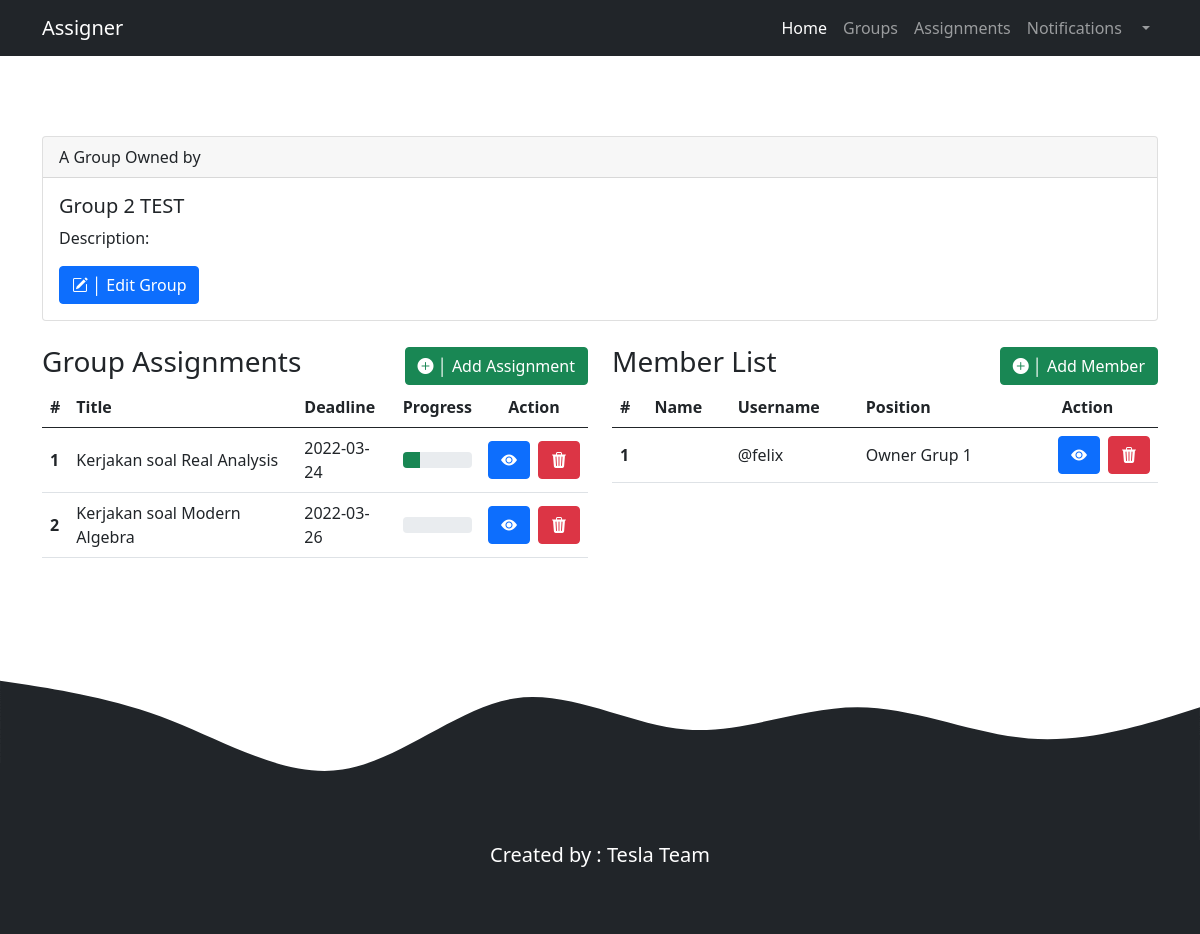
The app's page /group/group.php?groupid=3 (signed in) with its own data.
### tables this page shows
CREATE TABLE `groups` (
  `groupID` int(12) NOT NULL,
  `groupOwner` int(12) NOT NULL,
  `groupName` varchar(255) NOT NULL,
  `groupDetail` varchar(255) NOT NULL
);

CREATE TABLE `assignments` (
  `assignmentID` int(12) NOT NULL,
  `groupID` int(11) NOT NULL,
  `assignmentTitle` varchar(255) NOT NULL,
  `assignmentDescription` varchar(255) NOT NULL,
  `assignmentCreated` date NOT NULL,
  `assignmentDeadline` date NOT NULL,
  `assignedTo` int(12) DEFAULT 0,
  `assignmentStatus` int(12) DEFAULT 0
);

CREATE TABLE `accounts_groups` (
  `accountID` int(12) NOT NULL,
  `groupID` int(12) NOT NULL,
  `positionID` int(12) DEFAULT 0
);

CREATE TABLE `accounts` (
  `accountID` int(12) NOT NULL,
  `username` varchar(255) NOT NULL,
  `password` varchar(255) NOT NULL,
  `firstname` varchar(255) DEFAULT NULL,
  `lastname` varchar(255) DEFAULT NULL
);

CREATE TABLE `positions` (
  `positionID` int(12) NOT NULL,
  `groupID` int(12) NOT NULL,
  `positionName` varchar(255) NOT NULL,
  `positionValue` int(12) NOT NULL
);

### functions.php (called while the page is built, shortened)
<?php
$connectionID = mysqli_connect("localhost","root","","seproject");
function Query($query){
    global $connectionID;
    $result = mysqli_query($connectionID, $query);
    $rows = [];
    while($row = mysqli_fetch_assoc($result)){
        $rows[] = $row;
    }
    return $rows;
}
function GetUserData($username){
    global $connectionID;
    $result = mysqli_query($connectionID, "SELECT * FROM accounts WHERE username = '$username'");
    $userdata = mysqli_fetch_assoc($result);
    return $userdata;
}
function GetMemberListByGroupID($gid) {
    $memberList = Query(
        "SELECT * FROM accounts_groups ag
        JOIN accounts ac
        ON ac.accountID = ag.accountID
        JOIN positions pos
        ON pos.positionID = ag.positionID
        WHERE ag.groupID = $gid
    ");
    return $memberList;
}
function IsGroupOwner($userid, $groupid){
    $posdata = Query(
        "SELECT *
        FROM positions pos
        JOIN accounts_groups ag
        ON ag.positionID = pos.positionID
        WHERE ag.accountID = $userid AND ag.groupID = $groupid");
    if($posdata[0]["positionValue"] == 1)
        return true;
    return false;
}
function GetGroupOwnerID($groupid){
    $result = Query("
        SELECT ag.accountID as `id` FROM accounts_groups ag
        JOIN positions pos
        ON ag.positionID = pos.positionID
        WHERE ag.groupID = $groupid AND pos.positionValue = 1;
    ");
    return $result[0]["id"];
}
function GetAssignmentListByGroupID($gid) {
    $assignments = Query(
        "SELECT
        *
        FROM assignments asg
        JOIN groups g
        ON g.groupID = asg.groupID
        WHERE asg.groupID = '$gid'");
    return $assignments;
}
function GetStatusNameByID($statusID){
    if($statusID == 0) return 0;
    if($statusID == 1) return 25;
    return NULL;
}

### group/group.php (the view, shortened to what this page needs)
<?php
    require_once "../functions.php";
    $username = $_SESSION["username"];
    $userdata = GetUserData($username);
    $groupid = $_GET["groupid"];
    $accountID = $userdata["accountID"];
    $rows = Query(
    "SELECT groupName, groupDetail, groupOwner
    FROM groups
    WHERE groupID = '$groupid'");
    $rows = $rows[0];
    $assignments = GetAssignmentListByGroupID($groupid);
    $memberList = GetMemberListByGroupID($groupid);
?>
<!doctype html>
<html lang="en">
<head>
    <link href="https://cdn.jsdelivr.net/npm/bootstrap@5.0.2/dist/css/bootstrap.min.css" rel="stylesheet"
>
    <link rel="stylesheet" href="https://cdn.jsdelivr.net/npm/bootstrap-icons@1.8.1/font/bootstrap-icons.css">
</head>
<body>
    <nav class="navbar sticky-top navbar-expand-lg navbar-dark bg-dark">
        <div class="container">
            <span class="navbar-brand mb-0 h1">Assigner</span>
            <div class="collapse navbar-collapse" id="navbarNav">
                <ul class="navbar-nav ms-auto">
                    <li class="nav-item">
                        <a class="nav-link active" aria-current="page" href="../index.php">Home</a>
                    </li>
                    <li class="nav-item">
                        <a class="nav-link" href="mygroup.php">Groups</a>
                    </li>
                    <li class="nav-item">
                        <a class="nav-link" href="#"> Assignments</a>
                    </li>
                    <li class="nav-item">
                        <a class="nav-link" href="#">Notifications</a>
                    </li>
                    <li class="nav-item dropdown">
                        <a class="nav-link dropdown-toggle" href="#" id="navbarDarkDropdownMenuLink" role="button"
                            data-bs-toggle="dropdown" aria-expanded="false">
                        </a>
                    </li>
                </ul>
            </div>
        </div>
    </nav>
    <div class="content">
        <div class="container">
            <div class="row mb-4">
                <div class="col">
                    <div class="card">
                        <div class="card-header">
                            <?= "A Group Owned by  " . GetUserFullName(GetGroupOwnerID($groupid)) ?>
                        </div>
                        <div class="card-body">
                            <h5 class="card-title"><?= $rows["groupName"]; ?></h5>
                            <p class="card-text">
                                Description:
                                <br>
                            </p>
                            <?php
                                if(IsGroupOwner($accountID, $groupid))
                                    echo "<a href=\"#\" class=\"btn btn-primary\"><i class=\"bi bi-pencil-square\"></i> │ Edit Group</a>"
                            ?>
                        </div>
                    </div>
                </div>
            </div>
            <div class="row">
                <div class="col">
                    <table class="table table align-middle">
                        <div class="assignment-header">
                            <div class="container p-0 ">
                                <div class="row align-items-center">
                                    <div class="col">
                                        <h3 class="">Group Assignments</h3>
                                    </div>
                                    <div class="col " id="add-asg-btn">
                                        <a href="../assignment/addassignment.php?groupid=<?=$groupid ?>">
                                            <?php
                                                if(IsGroupOwner($accountID, $groupid))
                                                echo "                                 <button type=\"submit\" class=\"btn btn-success\"><i
                                                class=\"bi bi-plus-circle-fill\"></i> │ Add
                                                Assignment
                                                </button>";
                                            ?>
                                        </a>
                                    </div>
                                </div>
                            </div>
                        </div>
                        <thead>
                            <tr>
                                <th scope="col">#</th>
                                <th scope="col">Title</th>
                                <th scope="col">Deadline</th>
                                <th scope="col">Progress</th>
                                <th scope="col-2" colspan="2" class="text-center">Action</th>
                            </tr>
                        </thead>
                        <tbody>
                            <?php $asgIterator = 0; ?>
                            <?php foreach($assignments as $asgData) :?>
                            <?php $asgIterator++;
                            $tmpProcessStr = "width: " . GetStatusNameByID($asgData["assignmentStatus"]). "%";
                            ?>
                            <tr>
                                <th><?= $asgIterator ?></th>
                                <td><?= $asgData["assignmentTitle"] ?></td>
                                <td><?= $asgData["assignmentDeadline"] ?></td>
                                <td>
                                    <div class="progress">
                                        <div class="progress-bar bg-success" role="progressbar"
                                            style="<?= $tmpProcessStr; ?>" aria-valuenow="0" aria-valuemin="0"
                                            aria-valuemax="100">
                                        </div>
                                    </div>
                                </td>
                                <td>
                                    <div class="d-grid gap-2 d-md-flex justify-content-md-end">
                                        <button class="btn btn-primary" type="button"><i
                                                class="bi bi-eye-fill"></i></button>
                                        <?php
                                            $asgID = $asgData["assignmentID"];
                                            if(IsGroupOwner($accountID, $groupid)){
                                                echo " <form action=\"\" method=\"post\"><button class=\"btn btn-danger\" type=\"submit\" name = \"delete-asg-btn\" value = \"$asgID\"><i
                                                class=\"bi bi-trash3-fill\"></i></button></form>
                                            ";
                                            }
                                        ?>
                                    </div>
                                </td>
                            </tr>
                            <?php endforeach; ?>
                        </tbody>
                    </table>
                </div>
                <div class="col">
                    <table class="table align-middle">
                        <div class="assignment-header">
                            <div class="container p-0 ">
                                <div class="row align-items-center">
                                    <div class="col">
                                        <h3 class="">Member List</h3>
                                    </div>
                                    <?php
                                        if(IsGroupOwner($accountID, $groupid))
                                            echo "                                    <div class=\"col\" id=\"add-asg-btn\">
                                            <a href=\"\" class=\"btn btn-success\"><i class=\"bi bi-plus-circle-fill\"></i> │ Add
                                                Member</a>
                                            </div>
                                            ";
                                    ?>
                                </div>
                            </div>
                        </div>
                        <thead>
                            <tr>
                                <th scope="col">#</th>
                                <th scope="col">Name</th>
                                <th scope="col">Username</th>
                                <th scope="col">Position</th>
                                <th scope="col-2" colspan="2" class="text-center">Action</th>
                            </tr>
                        </thead>
                        <tbody>
                            <?php $i=1?>
                            <?php foreach($memberList as $member):?>
                            <tr>
                                <th scope="row"><?= $i;?></th>
                                <td><?= $member["firstname"] . " " . $member["lastname"];?></td>
                                <td>@<?= $member["username"];?></td>
                                <td><?= $member["positionName"];?></td>
                                <td>
                                    <div class="d-grid gap-2 d-md-flex justify-content-md-end">
                                        <button class="btn btn-primary" type="button"><i
                                                class="bi bi-eye-fill"></i></button>
                                        <?php
                                        if(IsGroupOwner($accountID, $groupid))
                                            echo "                                    <button class=\"btn btn-danger\" type=\"button\"><i
                                            class=\"bi bi-trash3-fill\"></i></button>"
                                        ?>
                                    </div>
                                </td>
                            </tr>
                            <?php $i++;?>
                            <?php endforeach;?>
                        </tbody>
                    </table>
                </div>
            </div>
        </div>
    </div>
    <footer class="bg-dark text-white  pb-5">
        <p class="font-weight-bold text-center fs-5">Created by : Tesla Team</p>
    </footer>
</body>
</html>
</html>

### group/group.php (style rules this page uses)
.content { margin-top: 10vh; }
#add-asg-btn, #add-memlist-btn { display: flex; justify-content: flex-end; }

### records on screen
groups: groupName "Group 2 TEST"
assignments: assignmentTitle "Kerjakan soal Real Analysis", assignmentDeadline "2022-03-24", $asgID 4 (drawn)
assignments: assignmentTitle "Kerjakan soal Modern Algebra", assignmentDeadline "2022-03-26", $asgID 5 (drawn)
accounts_groups: accountID.username "felix", positionID.positionName "Owner Grup 1"
